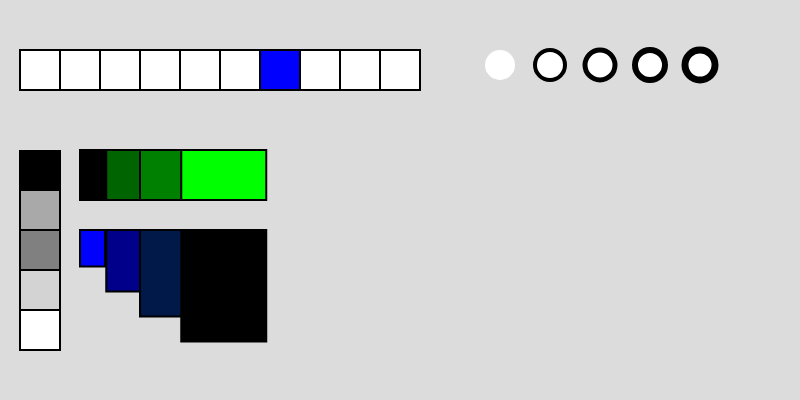
Frame 1 (no input)
Frame 60 (no input): identical to frame 1, image omitted
Frame 120 (the mouse pressed at the canvas centre since frame 60): identical to frame 1, image omitted

The p5.js sketch that drew this single still picture (run headless with seeded random() and noise() and a simulated clock; from frame 60 on, the mouse is pressed at the canvas centre):

// p5.js sketch
// ── sketch.js
function setup() {
  createCanvas(800, 400);
}

function draw() {
  background(220);

  let index = 1;

  //10 blockjest met de zevende blauw
  fill("white")
  strokeWeight(2)
  while (index < 11) {

    rect(-20 + (index * 40), 50, 40, 40)
    index++;
    if (index == 7) {
      fill("blue")
    }
    else {
      fill("white")
    }


  }
  //opdracht 2
  let Y2 = 0;
  while (Y2 < 6) {
    rect(20, 110 + (Y2 * 40), 40, 40)
    Y2++
    if (Y2 != 0) {
      fill("black")
    }
    if (Y2 == 2) {
      fill("darkgrey")
    } if (Y2 == 3) {
      fill("grey")
    } if (Y2 == 4) {
      fill("lightgrey")
    } if (Y2 == 5) {
      fill("white")
    }
  }
  strokeWeight(0)
  fill(220)
  rect(19, 100, 50, 50)
  strokeWeight(2)
  //opdracht 3
  fill("black")
  let W = 0
  let X = 0
  let C = 1.5
  while (W < 100 && X < 4) {
    rect(80 + (15 * X * C), 150, 25 + (W * 20), 50)
    X++
    W++
    C = C + 0.25
    if (X >= -1) {
      fill("darkgreen")
    }
    if (X == 2) {
      fill("green")
    }
    if (X == 3) {
      fill("lime")
    }
  }
  //opdracht 4
  fill("blue")
  let W2 = 0
  let X2 = 0
  let C2 = 1.5
  let H = 1.5
  while (W2 < 100 && X2 < 4) {
    rect(80 + (15 * X2 * C2), 230, 25 + (W2 * 20), 35 + (H))
    X2++
    W2++
    C2 = C2 + 0.25
    H = H + 25
    if (X2 >= -1) {
      fill("darkblue")
    }
    if (X2 == 2) {
      fill("#011948")
    }
    if (X2 == 3) {
      fill("black")
    }
  }
  //opdracht 5
  strokeWeight(0)
  fill("white")
  let Index2 = 0
  let ST = 3
  while (Index2 < 5) {
    circle(500 + (Index2 * 50), 65, 30, 30)
    Index2++
    ST++
    if (Index2 == 1) {
      strokeWeight(ST)
    }
    if (Index2 == 2) {
      strokeWeight(ST)
    }
    if (Index2 == 3) {
      strokeWeight(ST)
    }
    if (Index2 == 4) {
      strokeWeight(ST)
    }
  }
  //opdracht 6
  strokeWeight(2)
  fill("red")
  // let X3 = 0
  // let Y3 = 0
  // while(X3 < 11 && Y3 <=11){
  //   circle(10,10,10,10)
  // }



}
